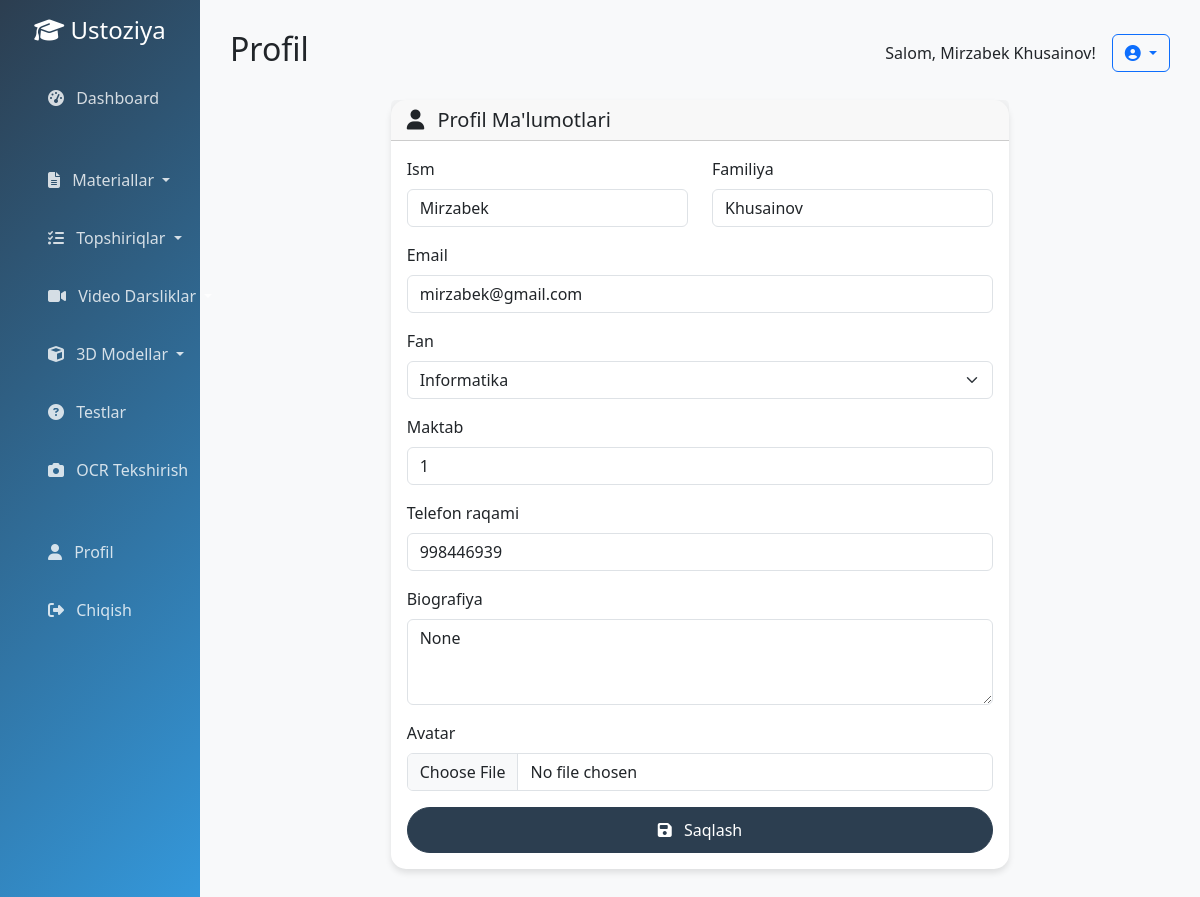
The app's page /profile/ (signed in) with its own data.
### accounts/models.py (models this page shows, shortened)
class User(AbstractUser):
    ROLE_CHOICES = [
        ('teacher', 'O\'qituvchi'),
        ('admin', 'Administrator'),
    ]
    SUBJECT_CHOICES = [
        ('mathematics', 'Matematika'),
        ('physics', 'Fizika'),
        ('chemistry', 'Kimyo'),
        ('biology', 'Biologiya'),
        ('geography', 'Geografiya'),
        ('history', 'Tarix'),
        ('literature', 'Adabiyot'),
        ('language', 'Til va adabiyot'),
        ('english', 'Ingliz tili'),
        ('russian', 'Rus tili'),
        ('computer_science', 'Informatika'),
        ('art', 'San\'at'),
        ('physical_education', 'Jismoniy tarbiya'),
        ('other', 'Boshqa'),
    ]
    role = models.CharField(
        max_length=20,
        choices=ROLE_CHOICES,
        default='teacher',
        verbose_name='Rol'
    )
    subject = models.CharField(
        max_length=50,
        choices=SUBJECT_CHOICES,
        verbose_name='Fan'
    )
    school = models.CharField(
        max_length=200,
        verbose_name='Maktab'
    )
    phone = models.CharField(
        max_length=20,
        blank=True,
        null=True,
        verbose_name='Telefon raqami'
    )
    avatar = models.ImageField(
        upload_to='avatars/',
        blank=True,
        null=True,
        verbose_name='Avatar'
    )
    bio = models.TextField(
        blank=True,
        null=True,
        verbose_name='Biografiya'
    )
    is_verified = models.BooleanField(
        default=False,
        verbose_name='Tasdiqlangan'
    )
    created_at = models.DateTimeField(
        auto_now_add=True,
        verbose_name='Yaratilgan vaqt'
    )
    updated_at = models.DateTimeField(
        auto_now=True,
        verbose_name='Yangilangan vaqt'
    )
    class Meta:
        verbose_name = 'Foydalanuvchi'
        verbose_name_plural = 'Foydalanuvchilar'
        ordering = ['-created_at']
    def get_full_name(self):
        if self.first_name and self.last_name:
            return f"{self.first_name} {self.last_name}"
        return self.username

### ustoziya_platform/views.py (the view, shortened to what this page needs)
# urls.py: path('profile/', views.profile, name='profile_api'),
@login_required
def profile(request):
    return render(request, 'profile.html')

### templates/profile.html (shortened to what this page needs)
{% extends 'base.html' %}
{% block page_title %}Profil{% endblock %}
{% block content %}
<div class="row">
    <div class="col-md-8 mx-auto">
        <div class="card">
            <div class="card-header">
                <h5 class="card-title mb-0">
                    <i class="fas fa-user me-2"></i>
                    Profil Ma'lumotlari
                </h5>
            </div>
            <div class="card-body">
                <form method="post" enctype="multipart/form-data">
                    <div class="row">
                        <div class="col-md-6 mb-3">
                            <label for="first_name" class="form-label">Ism</label>
                            <input type="text" class="form-control" id="first_name" name="first_name" value="{{ user.first_name }}">
                        </div>
                        <div class="col-md-6 mb-3">
                            <label for="last_name" class="form-label">Familiya</label>
                            <input type="text" class="form-control" id="last_name" name="last_name" value="{{ user.last_name }}">
                        </div>
                    </div>
                    <div class="mb-3">
                        <label for="email" class="form-label">Email</label>
                        <input type="email" class="form-control" id="email" name="email" value="{{ user.email }}">
                    </div>
                    <div class="mb-3">
                        <label for="subject" class="form-label">Fan</label>
                        <select class="form-select" id="subject" name="subject">
                            <option value="computer_science" {% if user.subject == 'computer_science' %}selected{% endif %}>Informatika</option>
                        </select>
                    </div>
                    <div class="mb-3">
                        <label for="school" class="form-label">Maktab</label>
                        <input type="text" class="form-control" id="school" name="school" value="{{ user.school }}">
                    </div>
                    <div class="mb-3">
                        <label for="phone" class="form-label">Telefon raqami</label>
                        <input type="tel" class="form-control" id="phone" name="phone" value="{{ user.phone }}">
                    </div>
                    <div class="mb-3">
                        <label for="bio" class="form-label">Biografiya</label>
                        <textarea class="form-control" id="bio" name="bio" rows="3">{{ user.bio }}</textarea>
                    </div>
                    <div class="mb-3">
                        <label for="avatar" class="form-label">Avatar</label>
                        <input type="file" class="form-control" id="avatar" name="avatar" accept="image/*">
                    </div>
                    <div class="d-grid">
                        <button type="submit" class="btn btn-primary">
                            <i class="fas fa-save me-2"></i>
                            Saqlash
                        </button>
                    </div>
                </form>
            </div>
        </div>
    </div>
</div>
{% endblock %}

### templates/base.html (shortened to what this page needs)
<!DOCTYPE html>
<html lang="uz">
<head>
    <link href="https://cdn.jsdelivr.net/npm/bootstrap@5.3.0/dist/css/bootstrap.min.css" rel="stylesheet">
    <link href="https://cdnjs.cloudflare.com/ajax/libs/font-awesome/6.4.0/css/all.min.css" rel="stylesheet">
</head>
<body>
    <div class="container-fluid">
        <div class="row">
            <div class="col-md-3 col-lg-2 sidebar">
                <div class="p-3">
                    <h4 class="text-center mb-4">
                        <i class="fas fa-graduation-cap"></i>
                        Ustoziya
                    </h4>
                    <nav class="nav flex-column">
                        <a class="nav-link {% if request.resolver_match.url_name == 'dashboard' %}active{% endif %}" href="{% url 'dashboard' %}">
                            <i class="fas fa-tachometer-alt me-2"></i>
                            Dashboard
                        </a>
                        <div class="dropdown">
                            <a class="nav-link dropdown-toggle" href="#" role="button" data-bs-toggle="dropdown">
                                <i class="fas fa-file-alt me-2"></i>
                                Materiallar
                            </a>
                        </div>
                        <div class="dropdown">
                            <a class="nav-link dropdown-toggle" href="#" role="button" data-bs-toggle="dropdown">
                                <i class="fas fa-tasks me-2"></i>
                                Topshiriqlar
                            </a>
                        </div>
                        <div class="dropdown">
                            <a class="nav-link dropdown-toggle" href="#" role="button" data-bs-toggle="dropdown">
                                <i class="fas fa-video me-2"></i>
                                Video Darsliklar
                            </a>
                        </div>
                        <div class="dropdown">
                            <a class="nav-link dropdown-toggle" href="#" role="button" data-bs-toggle="dropdown">
                                <i class="fas fa-cube me-2"></i>
                                3D Modellar
                            </a>
                        </div>
                        <a class="nav-link {% if 'tests' in request.resolver_match.url_name %}active{% endif %}" href="{% url 'tests_list' %}">
                            <i class="fas fa-question-circle me-2"></i>
                            Testlar
                        </a>
                        <a class="nav-link {% if 'ocr' in request.resolver_match.url_name %}active{% endif %}" href="{% url 'ocr_upload' %}">
                            <i class="fas fa-camera me-2"></i>
                            OCR Tekshirish
                        </a>
                        <a class="nav-link" href="{% url 'profile' %}">
                            <i class="fas fa-user me-2"></i>
                            Profil
                        </a>
                        <a class="nav-link" href="{% url 'logout' %}">
                            <i class="fas fa-sign-out-alt me-2"></i>
                            Chiqish
                        </a>
                    </nav>
                </div>
            </div>
            <div class="col-md-9 col-lg-10 main-content">
                <div class="d-flex justify-content-between align-items-center mb-4">
                    <h2>{% block page_title %}Dashboard{% endblock %}</h2>
                    <div class="d-flex align-items-center">
                        <span class="me-3">Salom, {{ user.get_full_name|default:user.username }}!</span>
                        <div class="dropdown">
                            <button class="btn btn-outline-primary dropdown-toggle" type="button" data-bs-toggle="dropdown">
                                <i class="fas fa-user-circle"></i>
                            </button>
                        </div>
                    </div>
                </div>
                {% block content %}{% endblock %}
            </div>
        </div>
    </div>
</body>
</html>

### templates/base.html (style rules this page uses)
:root { --primary-color: #2c3e50; --secondary-color: #3498db; --success-color: #27ae60; --warning-color: #f39c12; --danger-color: #e74c3c; --light-color: #ecf0f1; --dark-color: #2c3e50; }
body { font-family: 'Segoe UI', Tahoma, Geneva, Verdana, sans-serif; background-color: #f8f9fa; }
.card { border: none; border-radius: 15px; box-shadow: 0 4px 6px rgba(0, 0, 0, 0.1); transition: transform 0.3s ease; }
.btn-primary { background-color: var(--primary-color); border-color: var(--primary-color); border-radius: 25px; padding: 10px 25px; }
.sidebar { background: linear-gradient(135deg, var(--primary-color), var(--secondary-color)); min-height: 100vh; color: white; }
.sidebar .nav-link { color: rgba(255, 255, 255, 0.8); padding: 12px 20px; border-radius: 10px; margin: 5px 0; transition: all 0.3s ease; }
.main-content { padding: 30px; }

### records on screen
User: get_full_name "Mirzabek Khusainov", first_name "Mirzabek", last_name "Khusainov", email "mirzabek@gmail.com", subject "Informatika", school "1", phone "998446939", bio "None"
